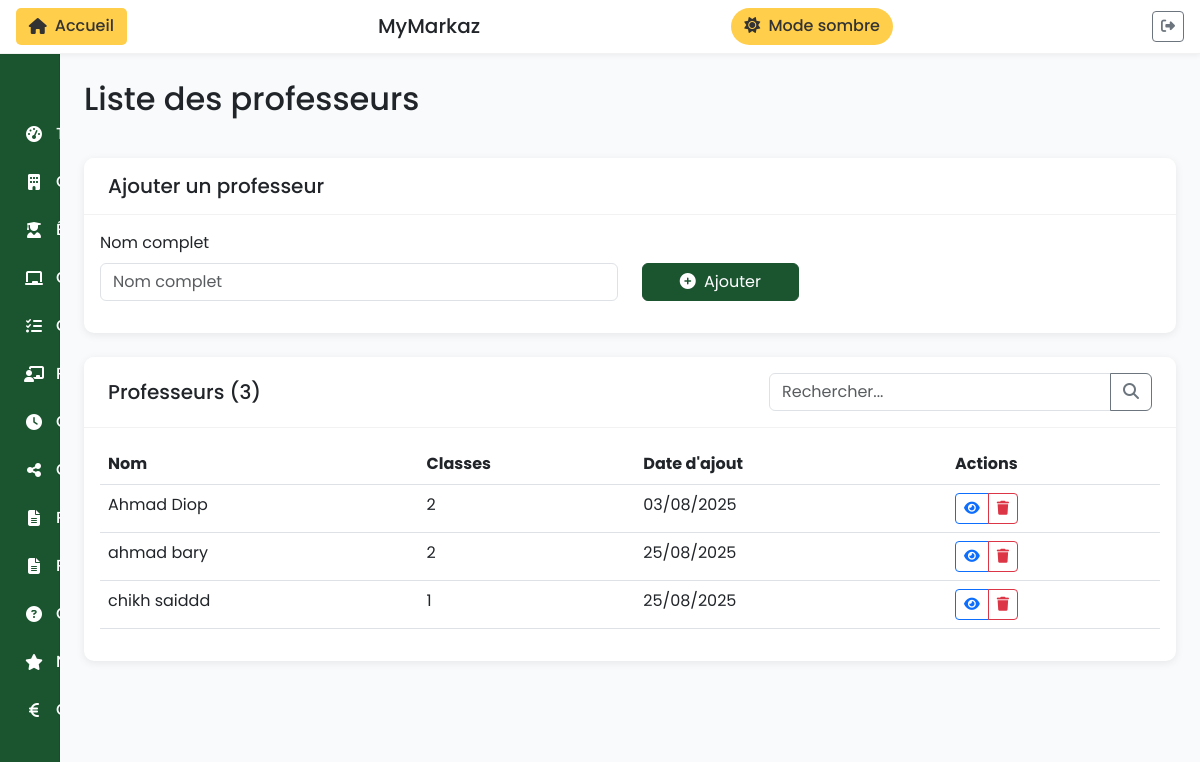
Page /professeurs/ (signed in) on the committed database.
### ecole_app/models.py (models this page shows, shortened)
class SiteConfig(models.Model):
    key = models.CharField(max_length=50, unique=True)
    value = models.CharField(max_length=255, default='default')
    @classmethod
    def get_site_name(cls):
        site_config = cls.objects.filter(key='site_name').first()
        return site_config.value if site_config else 'École Markaz'
    class Meta:
        verbose_name = "Configuration du site"
        verbose_name_plural = "Configurations du site"

class Professeur(models.Model):
    composantes = models.ManyToManyField(Composante, related_name='professeurs', blank=True, help_text="Composantes où enseigne ce professeur")
    user = models.OneToOneField(User, on_delete=models.CASCADE, null=True, blank=True, related_name='professeur')
    nom = models.CharField(max_length=100)
    email = models.EmailField(blank=True, null=True)
    telephone = models.CharField(max_length=20, blank=True, null=True)
    mot_de_passe_en_clair = models.CharField(max_length=100, blank=True, null=True, help_text="Mot de passe en clair (non sécurisé)")
    indemnisation = models.DecimalField(max_digits=10, decimal_places=2, default=0.0, help_text="Indemnisation mensuelle")
    date_creation = models.DateTimeField(auto_now_add=True)
    class Meta:
        verbose_name = "Professeur"
        verbose_name_plural = "Professeurs"

### ecole_app/main_views.py (the view, shortened to what this page needs)
# urls.py: path('professeurs/', main_views.liste_professeurs, name='liste_professeurs'),
@login_required
def liste_professeurs(request):
    composante_id = request.session.get('composante_id')
    if not composante_id:
        messages.warning(request, "Veuillez sélectionner une composante pour accéder à la liste des professeurs.")
        return redirect('selection_composante')
    from .models import Composante
    composante = get_object_or_404(Composante, id=composante_id)
    professeurs = Professeur.objects.filter(composantes=composante).order_by('nom')
    form = ProfesseurForm(request=request)
    context = {
        'professeurs': professeurs,
        'form': form,
        'composante': composante,
    }
    return render(request, 'ecole_app/professeurs/liste.html', context)

### ecole_app/context_processors.py (called while the page is built)
def site_name(request):
    return {
        'site_name': SiteConfig.get_site_name()
    }

### ecole_app/templates/ecole_app/professeurs/liste.html (shortened to what this page needs)
{% extends 'ecole_app/base_admin.html' %}
{% block page_title %}Liste des professeurs{% endblock %}
{% block content %}
<div class="card mb-4">
    <div class="card-header">
        <h5 class="card-title mb-0">Ajouter un professeur</h5>
    </div>
    <div class="card-body">
        <form method="post">
            <div class="row">
                <div class="col-md-6 mb-3">
                    <label for="{{ form.nom_complet.id_for_label }}" class="form-label">Nom complet</label>
                    {{ form.nom_complet }}
                </div>
                <div class="col-md-2 mb-3 d-flex align-items-end">
                    <button type="submit" class="btn btn-primary w-100">
                        <i class="fas fa-plus-circle me-1"></i> Ajouter
                    </button>
                </div>
            </div>
        </form>
    </div>
</div>
<div class="card">
    <div class="card-header">
        <div class="row align-items-center">
            <div class="col">
                <h5 class="card-title mb-0">Professeurs ({{ professeurs|length }})</h5>
            </div>
            <div class="col-auto">
                <div class="input-group">
                    <input type="text" id="searchProfs" class="form-control" placeholder="Rechercher...">
                    <button class="btn btn-outline-secondary" type="button" title="Rechercher" aria-label="Rechercher">
                        <i class="fas fa-search"></i>
                    </button>
                </div>
            </div>
        </div>
    </div>
    <div class="card-body">
        <div class="table-responsive">
            <table class="table table-hover" id="tableProfs">
                <thead>
                    <tr>
                        <th>Nom</th>
                        <th>Classes</th>
                        <th>Date d'ajout</th>
                        <th>Actions</th>
                    </tr>
                </thead>
                <tbody>
                    {% for prof in professeurs %}
                    <tr>
                        <td>{{ prof.nom }}</td>
                        <td>{{ prof.classes.count }}</td>
                        <td>{{ prof.date_creation|date:"d/m/Y" }}</td>
                        <td>
                            <div class="btn-group btn-group-sm">
                                <a href="{% url 'detail_professeur' prof.id %}" class="btn btn-outline-primary" title="Détails">
                                    <i class="fas fa-eye"></i>
                                </a>
                                <button type="button" class="btn btn-outline-danger" title="Supprimer"
                                        data-bs-toggle="modal" data-bs-target="#deleteModal"
                                        data-id="{{ prof.id }}"
                                        data-name="{{ prof.nom }}">
                                    <i class="fas fa-trash"></i>
                                </button>
                            </div>
                        </td>
                    </tr>
                    {% empty %}
                    <tr>
                        <td colspan="5" class="text-center">Aucun professeur enregistré</td>
                    </tr>
                    {% endfor %}
                </tbody>
            </table>
        </div>
    </div>
</div>
{% endblock %}

### ecole_app/templates/ecole_app/base_admin.html (shortened to what this page needs)
<!DOCTYPE html>
<html lang="fr">
<head>
    <link href="https://cdn.jsdelivr.net/npm/bootstrap@5.3.0/dist/css/bootstrap.min.css" rel="stylesheet">
    <link rel="stylesheet" href="https://cdnjs.cloudflare.com/ajax/libs/font-awesome/6.4.0/css/all.min.css">
    {% load static %}
    <link href="{% static 'ecole_app/css/composante.css' %}" rel="stylesheet">
    <link href="{% static 'ecole_app/css/custom-styles.css' %}" rel="stylesheet">
</head>
<body>
    <div class="top-nav fixed-top">
        {% if request.user.professeur %}
        <a href="{% url 'dashboard_professeur' %}" class="back-button">
            <i class="fas fa-home"></i> Accueil
        </a>
        {% elif request.user.eleve %}
        <a href="{% url 'dashboard_eleve' %}" class="back-button">
            <i class="fas fa-home"></i> Accueil
        </a>
        {% else %}
        <a href="{% url 'dashboard' %}" class="back-button">
            <i class="fas fa-home"></i> Accueil
        </a>
        {% endif %}
        <h5 class="mb-0 d-flex align-items-center">
            {{ site_name }}
        </h5>
        <button class="mode-toggle" id="toggleDarkMode">
            <i class="fas fa-sun me-1"></i> Mode sombre
        </button>
        {% if request.user.is_authenticated %}
        <a href="{% url 'logout' %}" class="btn btn-sm btn-outline-secondary ms-2" title="Déconnexion">
            <i class="fas fa-sign-out-alt"></i>
        </a>
        {% endif %}
    </div>
    <nav class="sidebar">
        <div class="sidebar-sticky">
            <ul class="nav flex-column" id="accordionSidebar">
                <li class="nav-item">
                    {% if request.user.professeur %}
                    <a class="nav-link {% if request.resolver_match.url_name == 'dashboard_professeur' %}active{% endif %}" href="{% url 'dashboard_professeur' %}">
                        <i class="fas fa-tachometer-alt"></i> Tableau de bord
                    </a>
                    {% elif request.user.eleve %}
                    <a class="nav-link {% if request.resolver_match.url_name == 'dashboard_eleve' %}active{% endif %}" href="{% url 'dashboard_eleve' %}">
                        <i class="fas fa-tachometer-alt"></i> Tableau de bord
                    </a>
                    {% else %}
                    <a class="nav-link {% if request.resolver_match.url_name == 'dashboard' %}active{% endif %}" href="{% url 'dashboard' %}">
                        <i class="fas fa-tachometer-alt"></i> Tableau de bord
                    </a>
                    {% endif %}
                </li>
                <li class="nav-item">
                    <a class="nav-link {% if 'composante' in request.path %}active{% endif %}" href="{% url 'gestion_composantes' %}">
                        <i class="fas fa-building"></i> Composantes
                    </a>
                </li>
                <li class="nav-item dropdown">
                    <a class="nav-link dropdown-toggle {% if 'eleve' in request.path %}active{% endif %}" href="#" id="elevesDropdown" role="button" data-bs-toggle="dropdown" aria-expanded="false">
                        <i class="fas fa-user-graduate"></i> Élèves
                    </a>
                </li>
                <li class="nav-item">
                    <a class="nav-link {% if 'classe' in request.path %}active{% endif %}" href="{% url 'liste_classes' %}">
                        <i class="fas fa-chalkboard"></i> Classes
                    </a>
                </li>
                <li class="nav-item">
                    <a class="nav-link {% if 'gestion/objectifs' in request.path %}active{% endif %}" href="{% url 'admin_liste_eleves_objectifs' %}">
                        <i class="fas fa-tasks"></i> Objectifs
                    </a>
                </li>
                <li class="nav-item">
                    <a class="nav-link {% if 'professeur' in request.path and 'liste' in request.path %}active{% endif %}" href="{% url 'liste_professeurs' %}">
                        <i class="fas fa-chalkboard-teacher"></i> Professeurs
                    </a>
                </li>
                <li class="nav-item">
                    <a class="nav-link {% if 'creneau' in request.path %}active{% endif %}" href="{% url 'liste_creneaux' %}">
                        <i class="fas fa-clock"></i> Créneaux
                    </a>
                </li>
                <li class="nav-item">
                    <a class="nav-link {% if 'cours_partage' in request.path or 'cours-quiz/cours' in request.path %}active{% endif %}" href="{% url 'liste_cours_professeur' %}">
                        <i class="fas fa-share-alt"></i> Cours partagés
                    </a>
                </li>
                <li class="nav-item">
                    <a class="nav-link {% if 'eleves/presence/rapport' in request.path %}active{% endif %}" href="{% url 'rapport_presence_eleve' %}">
                        <i class="fas fa-file-alt"></i> Rapport présence élève
                    </a>
                </li>
                <li class="nav-item">
                    <a class="nav-link {% if 'professeurs/presence/rapport' in request.path %}active{% endif %}" href="{% url 'rapport_presence_professeur' %}">
                        <i class="fas fa-file-alt"></i> Rapport présence professeur
                    </a>
                </li>
                <li class="nav-item">
                    <a class="nav-link {% if 'quiz' in request.path %}active{% endif %}" href="{% url 'liste_quiz_professeur' %}">
                        <i class="fas fa-question-circle"></i> Quiz
                    </a>
                </li>
                <li class="nav-item">
                    <a class="nav-link {% if 'note' in request.path %}active{% endif %}" href="{% url 'liste_notes_professeur' %}">
                        <i class="fas fa-star"></i> Notes
                    </a>
                </li>
                <li class="nav-item dropdown">
                    <a class="nav-link dropdown-toggle {% if 'paiement' in request.path %}active{% endif %}" href="#" id="comptabiliteDropdown" role="button" data-bs-toggle="dropdown" aria-expanded="false">
                        <i class="fas fa-euro-sign"></i> Comptabilité
                    </a>
                </li>
            </ul>
        </div>
    </nav>
    <div class="container-fluid p-0">
        <div class="row g-0 m-0">
            <main class="col-12 px-md-4 main-content">
                <div class="dashboard-header">
                    <h2>{% block page_title %}{% endblock %}</h2>
                </div>
                <div class="content">
                    {% block content %}{% endblock %}
                </div>
            </main>
        </div>
    </div>
</body>
</html>

### ecole_app/templates/ecole_app/base_admin.html (style rules this page uses)
:root { --primary-green: #1b5530; --light-green: #22693c; --yellow-accent: #ffce4b; --text-light: #ffffff; --bg-light: #f8fafb; }
body { font-family: 'Poppins', sans-serif; background-color: var(--bg-light); }
.sidebar { position: fixed; top: 0; bottom: 0; left: 0; z-index: 100; padding: 48px 0 0; box-shadow: inset -1px 0 0 rgba(0, 0, 0, .1); background-color: var(--primary-green); color: var(--text-light); width: 60px; overflow: hidden; transition: all 0.3s ease; }
.sidebar-sticky { position: relative; top: 0; height: calc(100vh - 48px); padding-top: .5rem; overflow-x: hidden; overflow-y: auto; }
.sidebar .nav-link { font-weight: 500; color: var(--text-light); padding: 0.75rem 1.5rem; display: flex; align-items: center; gap: 0.75rem; transition: all 0.2s; white-space: nowrap; }
.sidebar .nav-link i { min-width: 20px; text-align: center; }
.main-content { padding: 20px; margin-left: 60px !important; transition: margin-left 0.3s ease; min-height: calc(100vh - 60px); width: calc(100vw - 60px) !important; max-width: 100%; box-sizing: border-box; }
.dashboard-header { margin-bottom: 2rem; display: flex; justify-content: space-between; align-items: center; }
.card { border: none; border-radius: 10px; box-shadow: 0 2px 8px rgba(0,0,0,0.08); margin-bottom: 1.5rem; }
.card-header { background-color: white; border-bottom: 1px solid rgba(0,0,0,0.05); padding: 1rem 1.5rem; font-weight: 600; border-radius: 10px 10px 0 0 !important; }
.btn-primary { background-color: var(--primary-green); border-color: var(--primary-green); }
.top-nav { background-color: white; padding: 0.5rem 1rem; display: flex; justify-content: space-between; align-items: center; border-bottom: 1px solid rgba(0,0,0,0.05); box-shadow: 0 2px 5px rgba(0,0,0,0.05); }
.main-content { margin-top: 60px; margin-left: 250px; }
.mode-toggle { background-color: var(--yellow-accent); color: #333; border: none; padding: 0.4rem 0.8rem; border-radius: 20px; font-weight: 500; }
.back-button { background-color: var(--yellow-accent); color: #333; border: none; padding: 0.4rem 0.8rem; border-radius: 5px; font-weight: 500; text-decoration: none; display: inline-flex; align-items: center; gap: 0.5rem; }
.sidebar .dropdown-toggle::after { border-left: 0.3em solid transparent; position: absolute; right: 1rem; top: 50%; transform: translateY(-50%); }

### rows in the picture
SiteConfig: value "MyMarkaz"
Professeur: nom "Ahmad Diop", classes.count "2", date_creation "03/08/2025"
Professeur: nom "ahmad bary", classes.count "2", date_creation "25/08/2025"
Professeur: nom "chikh saiddd", classes.count "1", date_creation "25/08/2025"

### other values in the picture
{{ professeurs|length }} "3"
